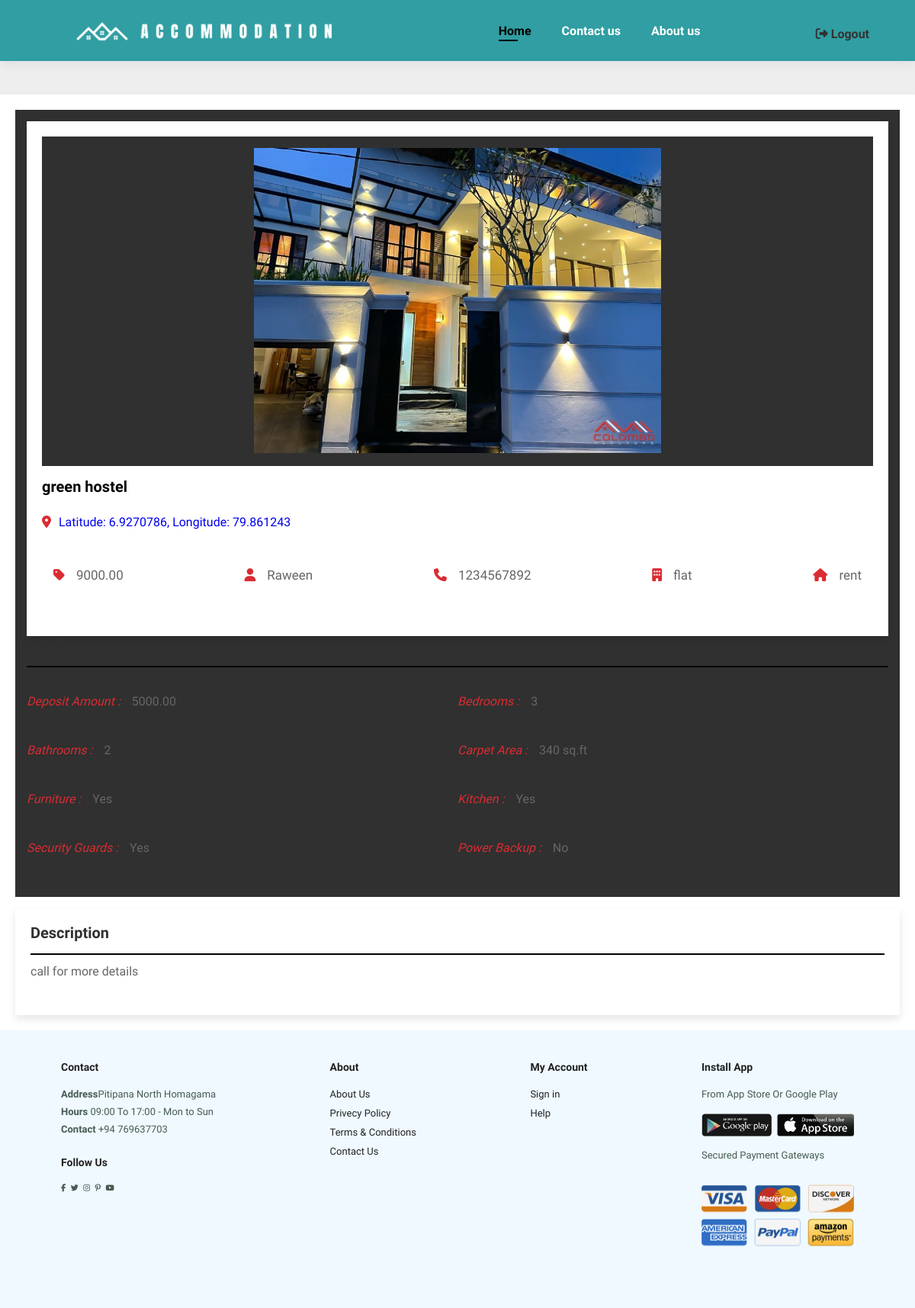
Page /warden/view.property.php?id=33 on the committed database.
### tables this page shows
CREATE TABLE `property_list` (
  `property_id` int(11) NOT NULL,
  `property_name` varchar(200) NOT NULL,
  `property_location` varchar(300) NOT NULL,
  `monthly_rental_amount` decimal(10,2) DEFAULT NULL,
  `owner_name` varchar(100) NOT NULL,
  `phone_number` varchar(10) NOT NULL,
  `building_type` varchar(50) NOT NULL,
  `agreement_type` varchar(50) NOT NULL,
  `deposit_amount` decimal(10,2) DEFAULT NULL,
  `bedrooms` int(11) NOT NULL,
  `bathrooms` int(11) NOT NULL,
  `carpet_area` int(11) NOT NULL,
  `furniture` enum('Yes','No') NOT NULL,
  `kitchen` enum('Yes','No') NOT NULL,
  `security_guards` enum('Yes','No') NOT NULL,
  `power_backup` enum('Yes','No') NOT NULL,
  `property_desc` text DEFAULT NULL,
  `property_image_url` varchar(300) NOT NULL
);

### warden/view.property.php (the view, shortened to what this page needs)
<!DOCTYPE html>
<html lang="en">
<head>
    <link rel="stylesheet" href="css/styles.css">
    <link rel="stylesheet" href="css/warden.css">
</head>
<body>
<?php include ("partials/nav.php"); ?>
    <section class="view-property">
        <div class="details">
            <div class="thumb">
                <div class="big-image">
<?php
    $servername = "localhost";
    $username = "root";
    $password = "";
    $dbname = "accommodation";
    $conn = new mysqli($servername, $username, $password, $dbname);
$property_id = $_GET['id'];
$sql = "SELECT * FROM property_list WHERE property_id = $property_id";
$result = $conn->query($sql);
if ($result->num_rows > 0) {
    $row = $result->fetch_assoc();
    $property_desc = $row["property_desc"];
} else {
    echo "No property found";
}
?>
<?php
$servername = "localhost";
$username = "root";
$password = "";
$dbname = "accommodation";
$conn = new mysqli($servername, $username, $password, $dbname);
$sql = "SELECT property_image_url, property_name, property_location, monthly_rental_amount, owner_name, phone_number, building_type, agreement_type FROM property_list WHERE property_id = ?";
$stmt = $conn->prepare($sql);
$stmt->bind_param("i", $property_id);
$stmt->execute();
$result = $stmt->get_result();
$property_image_url = $property_name = $property_location = $monthly_rental_amount = $owner_name = $phone_number = $building_type = $agreement_type = "";
if ($result->num_rows > 0) {
    $row = $result->fetch_assoc();
    $property_name = $row["property_name"];
    $property_location = $row["property_location"];
    $monthly_rental_amount = $row["monthly_rental_amount"];
    $owner_name = $row["owner_name"];
    $phone_number = $row["phone_number"];
    $building_type = $row["building_type"];
    $agreement_type = $row["agreement_type"];
}
?>
<section class="view-property">
    <div class="details">
        <div class="thumb">
        <img src="<?php echo htmlspecialchars('../'.$row["property_image_url"]); ?>" alt="<?php echo htmlspecialchars($row["property_name"]); ?>">
        </div>
        <h3 class="name"><?php echo $property_name; ?></h3>
        <p class="location"><a href="<?php echo $property_location; ?>" target="_blank"><i class="fas fa-map-marker-alt"></i><span><?php echo $property_location; ?></span></a></p>
        <div class="info">
            <p><i class="fas fa-tag"></i><span><?php echo $monthly_rental_amount; ?></span></p>
            <p><i class="fas fa-user"></i><span><?php echo $owner_name; ?></span></p>
            <p><i class="fas fa-phone"></i><a href="tel:<?php echo $phone_number; ?>"><?php echo $phone_number; ?></a></p>
            <p><i class="fas fa-building"></i><span><?php echo $building_type; ?></span></p>
            <p><i class="fas fa-house"></i><span><?php echo $agreement_type; ?></span></p>
        </div>
    </div>
</section>
        <h3 class="title">details</h3>
        <div class="flex">
<?php
$servername = "localhost";
$username = "root";
$password = "";
$dbname = "accommodation";
$conn = new mysqli($servername, $username, $password, $dbname);
$sql = "SELECT deposit_amount, bedrooms, bathrooms, carpet_area, furniture, kitchen, security_guards, power_backup FROM property_list WHERE property_id = ?";
$stmt = $conn->prepare($sql);
$stmt->bind_param("i", $property_id);
$stmt->execute();
$result = $stmt->get_result();
$deposit_amount = $bedrooms = $bathrooms = $carpet_area = $furniture = $kitchen = $security_guards = $power_backup = "";
if ($result->num_rows > 0) {
    $row = $result->fetch_assoc();
    $deposit_amount = $row["deposit_amount"];
    $bedrooms = $row["bedrooms"];
    $bathrooms = $row["bathrooms"];
    $carpet_area = $row["carpet_area"];
    $furniture = $row["furniture"];
    $kitchen = $row["kitchen"];
    $security_guards = $row["security_guards"];
    $power_backup = $row["power_backup"];
}
$property_details = array(
    array("label" => "Deposit Amount", "value" => $deposit_amount),
    array("label" => "Bedrooms", "value" => $bedrooms),
    array("label" => "Bathrooms", "value" => $bathrooms),
    array("label" => "Carpet Area", "value" => $carpet_area . " sq.ft"),
    array("label" => "Furniture", "value" => $furniture),
    array("label" => "Kitchen", "value" => $kitchen),
    array("label" => "Security Guards", "value" => $security_guards),
    array("label" => "Power Backup", "value" => $power_backup),
);
foreach ($property_details as $detail) {
    echo '<div class="box">';
    echo '<p><i>' . $detail["label"] . ' :</i><span>' . $detail["value"] . '</span></p>';
    echo '</div>';
}
?>
</div>
</div>
        </div>
        <div class="view-property">
    <div class="details">
        <h3 class="title">Description</h3>
        <p class="description"><?php echo $property_desc; ?></p>
    </div>
</div>
</section>
<?php include ("partials/footer.php"); ?>
</body>
</html>

### warden/css/styles.css (style rules this page uses)
* { margin: 0; padding: 0; box-sizing: border-box; font-family: 'Spartan', sans-serif; }
p { font-size: 16px; color: #465b52; margin: 15px 0 20px; }
body { width: 100%; }

### warden/css/warden.css (style rules this page uses)
:root { --main-color:#DA2C32; --light-color:#666; --light-bg:#eee; --white:#fff; --black:#303030; --border:.1rem solid var(--light-color); --box-shodow:0 .5rem 1rem rgba(0,0,0,.1); }
* { font-family: 'Montserrat', sans-serif; margin: 0; padding: 0; box-sizing: border-box; outline: none; border: none; text-decoration: none; }
html { font-size: 62.5%; overflow-x: hidden; scroll-behavior: smooth; scroll-padding-top: 10rem; }
body { background-color: var(--light-bg); }
.view-property .details { background-color: var(--white); box-shadow: var(--box-shodow); padding: 2rem; overflow-x: hidden; }
.view-property .details .thumb { background-color: var(--black); padding: 1.5rem; margin-bottom: 1.5rem; }
.view-property .details .thumb .big-image img { height: 40rem; width: 100%; object-fit: contain; }
.view-property .details .name { font-size: 2rem; text-overflow: ellipsis; overflow-x: hidden; margin-bottom: .5rem; }
.view-property .details .location { padding-top: 1rem; font-size: 1.6rem; color: var(--light-color); }
.view-property .details .location i { margin-right: 1rem; color: var(--main-color); }
.view-property .details .info { display: flex; background-color: var(--white); padding: 1.5rem; margin: 1.5rem 0; justify-content: space-between; align-items: center; flex-wrap: wrap; gap: 2rem; }
.view-property .details .info p { font-size: 1.7rem; }
.view-property .details .info p span, .view-property .details .info p a { color: var(--light-color); }
.view-property .details .info p i { margin-right: 1.5rem; color: var(--main-color); }
.view-property .details .title { font-size: 2rem; color: var(--black); padding-bottom: 1.5rem; border-bottom: var(--border); }
.view-property .details .flex { margin: 1.5rem 0; display: flex; justify-content: space-between; flex-wrap: wrap; }
.view-property .details .flex .box { flex: 1 1 40rem; }
.view-property .details .flex .box p { padding: .5rem 0; font-size: 1.6rem; color: var(--light-color); }
.view-property .details .flex .box i { color: var(--main-color); margin-right: 1.5rem; }
.view-property .details .description { padding: .5rem 0; margin-top: .5rem; font-size: 1.6rem; color: var(--light-color); line-height: 1.5; }
:root { --border: 2px solid black; }

### rows in the picture
property_list: property_image_url (picture), property_name "green hostel", property_location "Latitude: 6.9270786, Longitude: 79.861243", monthly_rental_amount "9000.00", owner_name "Raween", phone_number "1234567892", building_type "flat", agreement_type "rent", property_desc "call for more details"

### other values in the picture
$detail["label"] "Deposit Amount"
$detail["value"] "5000.00"
$detail["label"] "Bedrooms"
$detail["value"] "3"
$detail["label"] "Bathrooms"
$detail["value"] "2"
$detail["label"] "Carpet Area"
$detail["value"] "340 sq.ft"
$detail["label"] "Furniture"
$detail["value"] "Yes"
$detail["label"] "Kitchen"
$detail["label"] "Security Guards"
$detail["label"] "Power Backup"
$detail["value"] "No"
